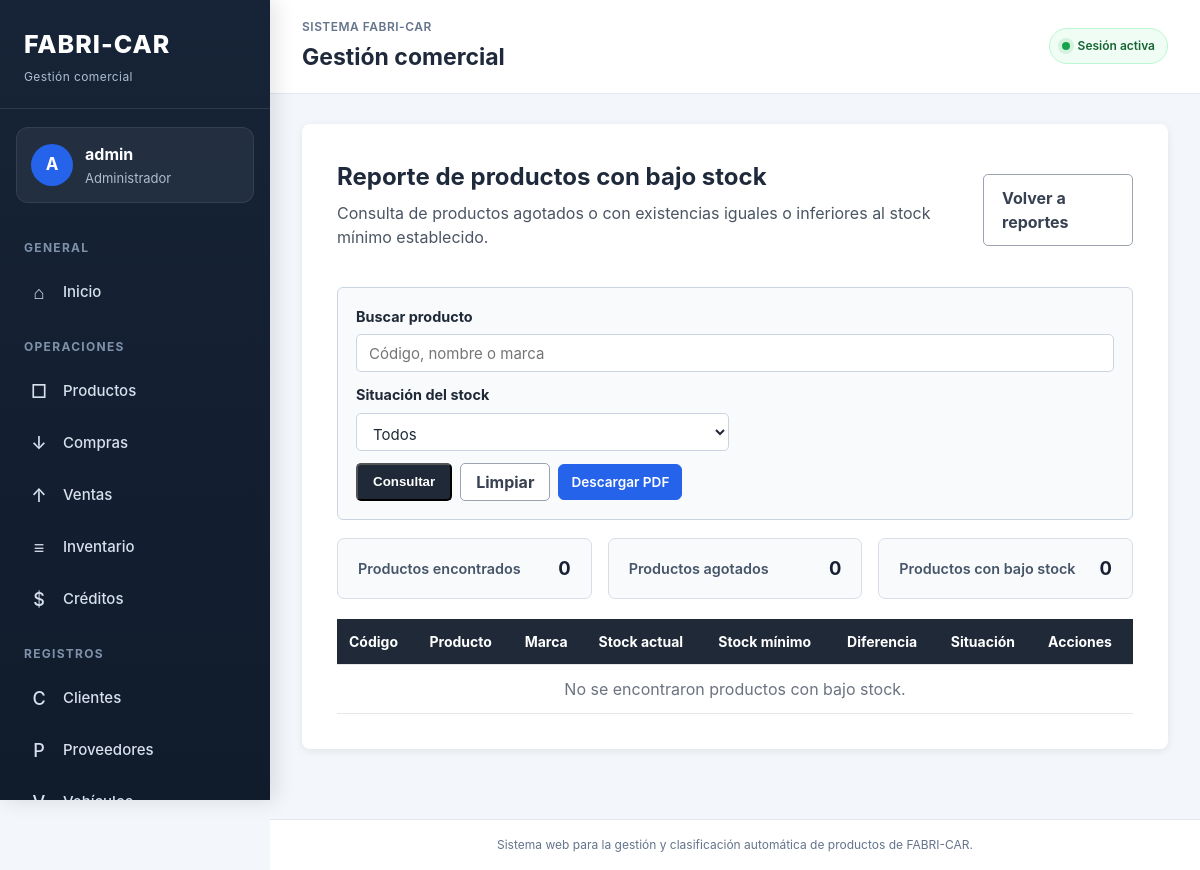
/reportes/bajo-stock/ (signed in), run on an earlier commit of the app's database.
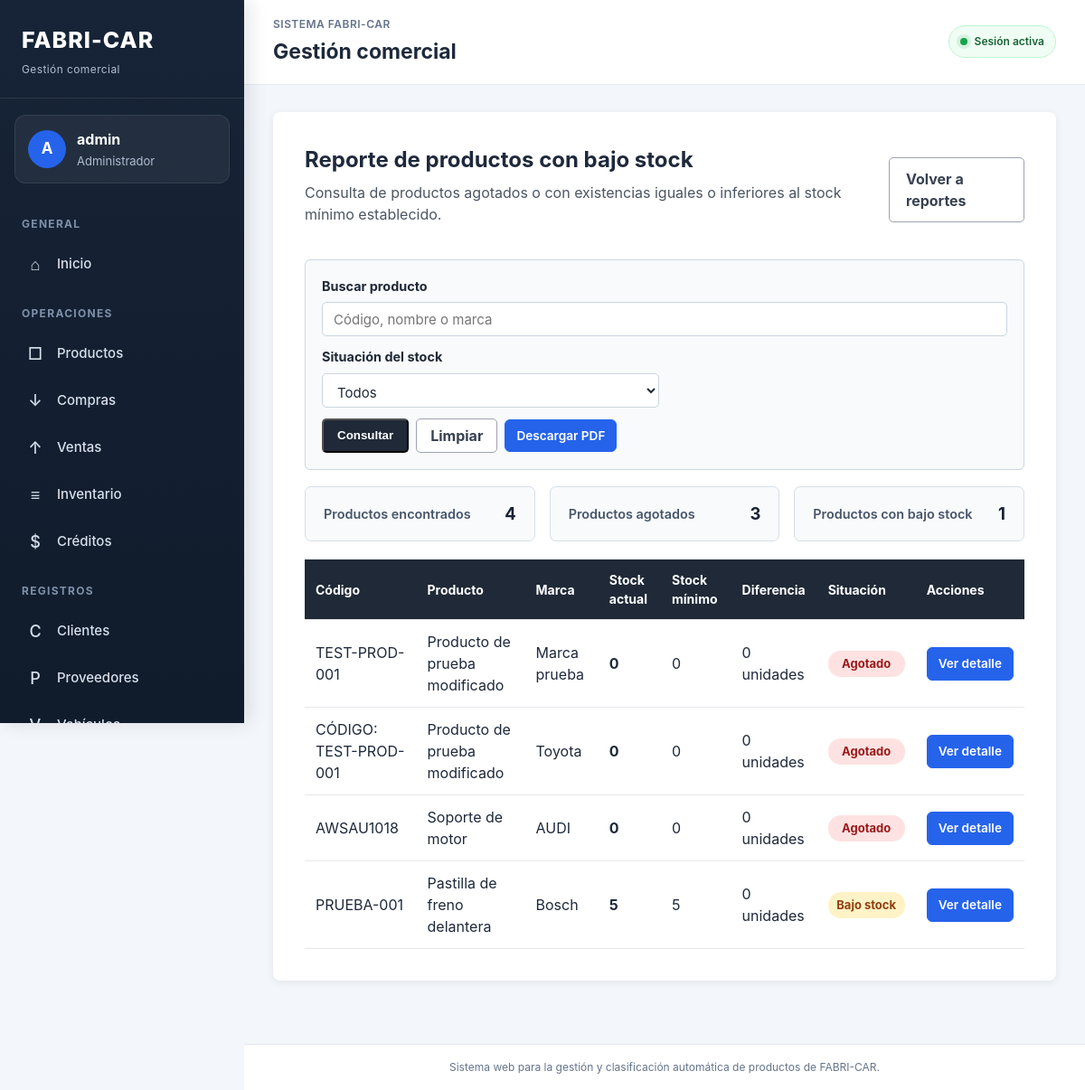
And on a later commit of the database.
### productos/models.py (models this page shows, shortened)
class Producto(models.Model):
    class TipoRepuesto(models.TextChoices):
        ORIGINAL = "ORIGINAL", "Original"
        ALTERNATIVO = "ALTERNATIVO", "Alternativo"
        ESTANDAR = "ESTANDAR", "Estándar"
    class CondicionProducto(models.TextChoices):
        NUEVO = "NUEVO", "Nuevo"
        USADO = "USADO", "Usado"
    codigo = models.CharField(
        max_length=50,
        unique=True,
        verbose_name="Código",
    )
    nombre = models.CharField(
        max_length=150,
        db_index=True,
        verbose_name="Nombre",
    )
    descripcion = models.TextField(
        blank=True,
        verbose_name="Descripción",
    )
    tipo = models.CharField(
        max_length=20,
        choices=TipoRepuesto.choices,
        verbose_name="Tipo de repuesto",
    )
    condicion = models.CharField(
        max_length=10,
        choices=CondicionProducto.choices,
        verbose_name="Condición",
    )
    marca = models.CharField(
        max_length=100,
        blank=True,
        db_index=True,
        verbose_name="Marca",
    )
    procedencia = models.CharField(
        max_length=100,
        blank=True,
        verbose_name="Procedencia",
    )
    proveedores_habituales = models.ManyToManyField(
        Proveedor,
        blank=True,
        related_name="productos_habituales",
        verbose_name="Proveedores habituales",
    )
    precio_compra = models.DecimalField(
        max_digits=12,
        decimal_places=2,
        default=Decimal("0.00"),
        editable=False,
        validators=[
            MinValueValidator(Decimal("0.00")),
        ],
        verbose_name="Último precio de compra",
    )
    precio_venta = models.DecimalField(
        max_digits=12,
        decimal_places=2,
        default=Decimal("0.00"),
        editable=False,
        validators=[
            MinValueValidator(Decimal("0.00")),
        ],
        verbose_name="Precio de venta",
    )
    stock_actual = models.PositiveIntegerField(
        default=0,
        editable=False,
        verbose_name="Stock actual",
    )
    stock_minimo = models.PositiveIntegerField(
        default=0,
        verbose_name="Stock mínimo",
    )
    imagen = models.ImageField(
        upload_to="productos/",
        blank=True,
        null=True,
        verbose_name="Imagen",
    )
    estado = models.BooleanField(
        default=True,
        verbose_name="Activo",
    )
    fecha_registro = models.DateTimeField(
        auto_now_add=True,
        verbose_name="Fecha de registro",
    )
    fecha_modificacion = models.DateTimeField(
        auto_now=True,
        verbose_name="Fecha de modificación",
    )
    class Meta:
        verbose_name = "Producto"
        verbose_name_plural = "Productos"
        ordering = ["nombre"]

### reportes/views.py (the view)
@login_required
@rol_requerido("Administrador", "Empleado")
def reporte_bajo_stock(request):
    busqueda = request.GET.get(
        "q",
        "",
    ).strip()
    filtro_situacion = request.GET.get(
        "situacion",
        "",
    ).strip()
    productos = (
        Producto.objects
        .filter(
            estado=True,
            stock_actual__lte=F("stock_minimo"),
        )
        .annotate(
            unidades_faltantes=(
                F("stock_minimo") - F("stock_actual")
            )
        )
    )
    if busqueda:
        productos = productos.filter(
            Q(codigo__icontains=busqueda)
            | Q(nombre__icontains=busqueda)
            | Q(marca__icontains=busqueda)
        )
    if filtro_situacion == "AGOTADO":
        productos = productos.filter(
            stock_actual=0,
        )
    elif filtro_situacion == "BAJO":
        productos = productos.filter(
            stock_actual__gt=0,
            stock_actual__lte=F("stock_minimo"),
        )
    productos = productos.order_by(
        "stock_actual",
        "nombre",
    )
    cantidad_resultados = productos.count()
    cantidad_agotados = productos.filter(
        stock_actual=0,
    ).count()
    cantidad_bajo_stock = productos.filter(
        stock_actual__gt=0,
    ).count()
    paginador = Paginator(
        productos,
        15,
    )
    pagina_productos = paginador.get_page(
        request.GET.get("pagina")
    )
    contexto = {
        "productos": pagina_productos,
        "pagina_productos": pagina_productos,
        "busqueda": busqueda,
        "filtro_situacion": filtro_situacion,
        "cantidad_resultados": cantidad_resultados,
        "cantidad_agotados": cantidad_agotados,
        "cantidad_bajo_stock": cantidad_bajo_stock,
    }
    return render(
        request,
        "reportes/reporte_bajo_stock.html",
        contexto,
    )

### principal/context_processors.py (called while the page is built)
def roles_usuario(request):
    usuario = request.user
    if not usuario.is_authenticated:
        return {
            "es_administrador": False,
            "es_empleado": False,
            "es_cliente": False,
        }
    es_administrador = (
        usuario.is_superuser
        or usuario.groups.filter(
            name="Administrador"
        ).exists()
    )
    es_empleado = usuario.groups.filter(
        name="Empleado"
    ).exists()
    es_cliente = usuario.groups.filter(
        name="Cliente"
    ).exists()
    return {
        "es_administrador": es_administrador,
        "es_empleado": es_empleado,
        "es_cliente": es_cliente,
    }

### reportes/templates/reportes/reporte_bajo_stock.html (shortened to what the changed rows need)
{% extends "principal/base.html" %}
{% block contenido %}
<section class="presentacion">
    <div class="encabezado-listado">
        <div>
            <h2>Reporte de productos con bajo stock</h2>
        </div>
    </div>
    <div class="resumen-reporte resumen-bajo-stock">
        <div class="dato-resumen-reporte">
            <span>Productos encontrados</span>
            <strong>
                {{ cantidad_resultados }}
            </strong>
        </div>
        <div class="dato-resumen-reporte">
            <span>Productos agotados</span>
            <strong>
                {{ cantidad_agotados }}
            </strong>
        </div>
        <div class="dato-resumen-reporte">
            <span>Productos con bajo stock</span>
            <strong>
                {{ cantidad_bajo_stock }}
            </strong>
        </div>
    </div>
    <div class="contenedor-tabla">
        <table class="tabla-datos">
            <thead>
                <tr>
                    <th>Código</th>
                    <th>Producto</th>
                    <th>Marca</th>
                    <th>Stock actual</th>
                    <th>Stock mínimo</th>
                    <th>Diferencia</th>
                    <th>Situación</th>
                    <th>Acciones</th>
                </tr>
            </thead>
            <tbody>
                {% for producto in productos %}
                    <tr>
                        <td>
                            {{ producto.codigo }}
                        </td>
                        <td>
                            {{ producto.nombre }}
                        </td>
                        <td>
                            {{ producto.marca|default:"Sin marca" }}
                        </td>
                        <td>
                            <strong>
                                {{ producto.stock_actual }}
                            </strong>
                        </td>
                        <td>
                            {{ producto.stock_minimo }}
                        </td>
                        <td>
                            {{ producto.unidades_faltantes }}
                            unidad{{ producto.unidades_faltantes|pluralize:"es" }}
                        </td>
                        <td>
                            {% if producto.stock_actual == 0 %}
                                <span class="etiqueta-anulada">
                                    Agotado
                                </span>
                            {% else %}
                                <span class="etiqueta-borrador">
                                    Bajo stock
                                </span>
                            {% endif %}
                        </td>
                        <td>
                            <a
                                href="{% url 'productos:detalle_producto' producto.id %}"
                                class="boton-accion"
                            >
                                Ver detalle
                            </a>
                        </td>
                    </tr>
                {% empty %}
                    <tr>
                        <td
                            colspan="8"
                            class="tabla-vacia"
                        >
                            No se encontraron productos con bajo stock.
                        </td>
                    </tr>
                {% endfor %}
            </tbody>
        </table>
    </div>
</section>
{% endblock %}

What changed in the data, as far as the page shows it:
added Producto: codigo "TEST-PROD-001", nombre "Producto de prueba modificado", marca "Marca prueba", stock_actual "0", stock_minimo "0", unidades_faltantes "0", shows "Agotado"
added Producto: codigo "CÓDIGO: TEST-PROD-001", nombre "Producto de prueba modificado", marca "Toyota", stock_actual "0", stock_minimo "0", unidades_faltantes "0", shows "Agotado"
added Producto: codigo "AWSAU1018", nombre "Soporte de motor", marca "AUDI", stock_actual "0", stock_minimo "0", unidades_faltantes "0", shows "Agotado"
added Producto: codigo "PRUEBA-001", nombre "Pastilla de freno delantera", marca "Bosch", stock_actual "5", stock_minimo "5", unidades_faltantes "0", shows "Bajo stock"
Also different on the page:
{{ cantidad_resultados }}: "0" → "4"
{{ cantidad_agotados }}: "0" → "3"
{{ cantidad_bajo_stock }}: "0" → "1"
text no longer shown: "No se encontraron productos con bajo stock."
